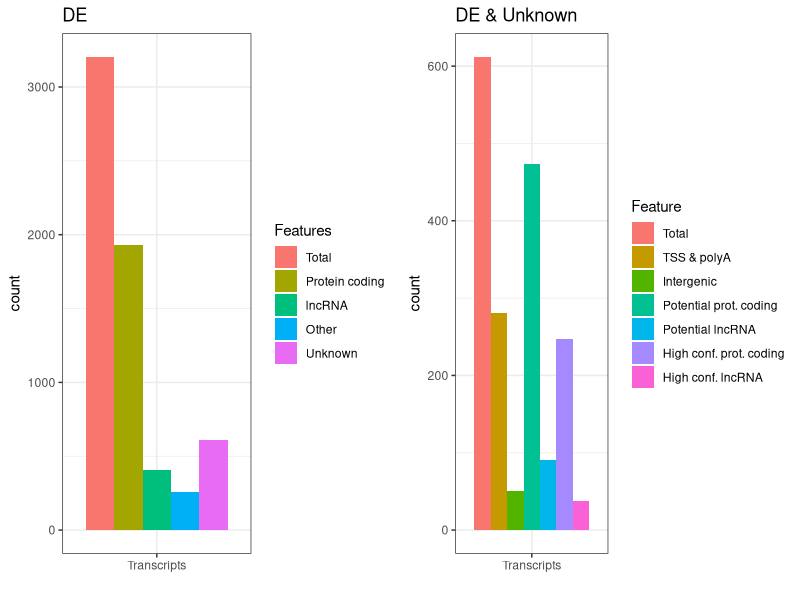

This figure's R source:
library(ggplot2)
library(gridExtra)

setwd("/data/courses/rnaseq_course/lncRNAs/Project2/users/grochat/")

# function to create dataframe with transcripts having a specific feature
create_df_feature <- function(table, col, feature, val, panel, exon = FALSE){
  if (exon == TRUE){
    df <- table[table$single_exon == 0 & table[, col] == val, c(1, col)]
  }else{
    df <- table[table[, col] == val, c(1, col)]
    
  }
  df[, 1] <- "Transcripts"
  df[, 2] <- feature
  df[, 3] <- panel
  colnames(df) <- c("Transcript", "feature", "panel")
  
  return(df)
}


# import the table of DE transcripts with all features
table <- read.delim("analysis/final_table_DE.tsv")

# create dataframes of specific features to plot the bar chart with ggplot
# (only for the DE transcripts)
n <- length(table$transcript_id)
ALL <- data.frame(Transcript = rep("Transcripts", length=n),
                feature = rep("Total", length=n), 
                panel = rep("DE", length=n))

type_PC <- create_df_feature(table, 11, "Protein coding", "prot_coding", "DE")

type_lncRNA <- create_df_feature(table, 11, "lncRNA", "lncRNA", "DE")

type_other <- create_df_feature(table, 11, "Other", "other", "DE")

type_unknown <- create_df_feature(table, 11, "Unknown", "unknown", "DE")


# select only the DE transcripts that are novel
table_novel <- table[table$known_status == "Unknown", ]

# create dataframes of specific features to plot the bar chart with ggplot
# (only for the DE and novel transcripts)
novel_ALL <- create_df_feature(table, 3, "Total", "Unknown", "DE & Novel")

table_novel_TSS <- table_novel[table_novel$TSS == "Yes",]
novel_TSS_polyA <- create_df_feature(table_novel_TSS, 6, "TSS & polyA", "Yes", 
                                     panel = "DE & Novel")

novel_PCpot <- create_df_feature(table_novel, 7, "Potential prot. coding", "coding", 
                                     panel = "DE & Novel")

novel_lncRNApot <- create_df_feature(table_novel, 8, "Potential lncRNA", "Yes", 
                                     panel = "DE & Novel")

novel_interG <- create_df_feature(table_novel, 9, "Intergenic", "Yes", 
                                  panel = "DE & Novel")


table_novel_TSS_polyA <- table_novel_TSS[table_novel_TSS$polyAsite == "Yes",]
novel_PC_TSS_polyA <- create_df_feature(table_novel_TSS_polyA, 7, "High conf. prot. coding", "coding", 
                                        panel = "DE & Novel")

novel_lncRNA_TSS_polyA <- create_df_feature(table_novel_TSS_polyA, 8, "High conf. lncRNA", "Yes", 
                                        panel = "DE & Novel")


# merge all the resulting dataframe into one (both for known and unknown)
features_T <- rbind(ALL, type_PC, type_lncRNA, type_other, type_unknown)

features_novel_T <- rbind(novel_ALL, novel_TSS_polyA,novel_PCpot, novel_lncRNApot, 
                         novel_interG, novel_PC_TSS_polyA, novel_lncRNA_TSS_polyA)


# order the features as they should appear on the plot for the known transcripts
Features <- factor(features_T$feature, 
                   levels = c("Total", "Protein coding", "lncRNA", "Other",
                              "Unknown"))

# plot the bar chart for the known ones
plot_T <- ggplot(features_T) + 
  geom_bar(aes(x = Transcript, fill = Features), 
           position = position_dodge(preserve = 'single')) +
  theme_bw() + 
  labs(x = "") +
  ggtitle("DE")

# order the features as they should appear on the plot for the unknown transcripts
Feature <- factor(features_novel_T$feature, 
                   levels = c("Total", "TSS & polyA", "Intergenic",
                              "Potential prot. coding", "Potential lncRNA",
                              "High conf. prot. coding", "High conf. lncRNA"))

# plot the bar chart for the unknown transcripts
plot_novel_T <- ggplot(features_novel_T) + 
  geom_bar(aes(x = Transcript, fill = Feature),
           position = position_dodge(preserve = 'single')) +
  theme_bw() + 
  labs(x = "") +
  ggtitle("DE & Unknown")


# save the two-panels plot in jpeg format
jpeg("analysis/bar_chart.jpeg", height = 480, width = 900, quality = 90, 
     pointsize = 18)
grid.arrange(plot_T, plot_novel_T, ncol=2, nrow=1)
dev.off()

